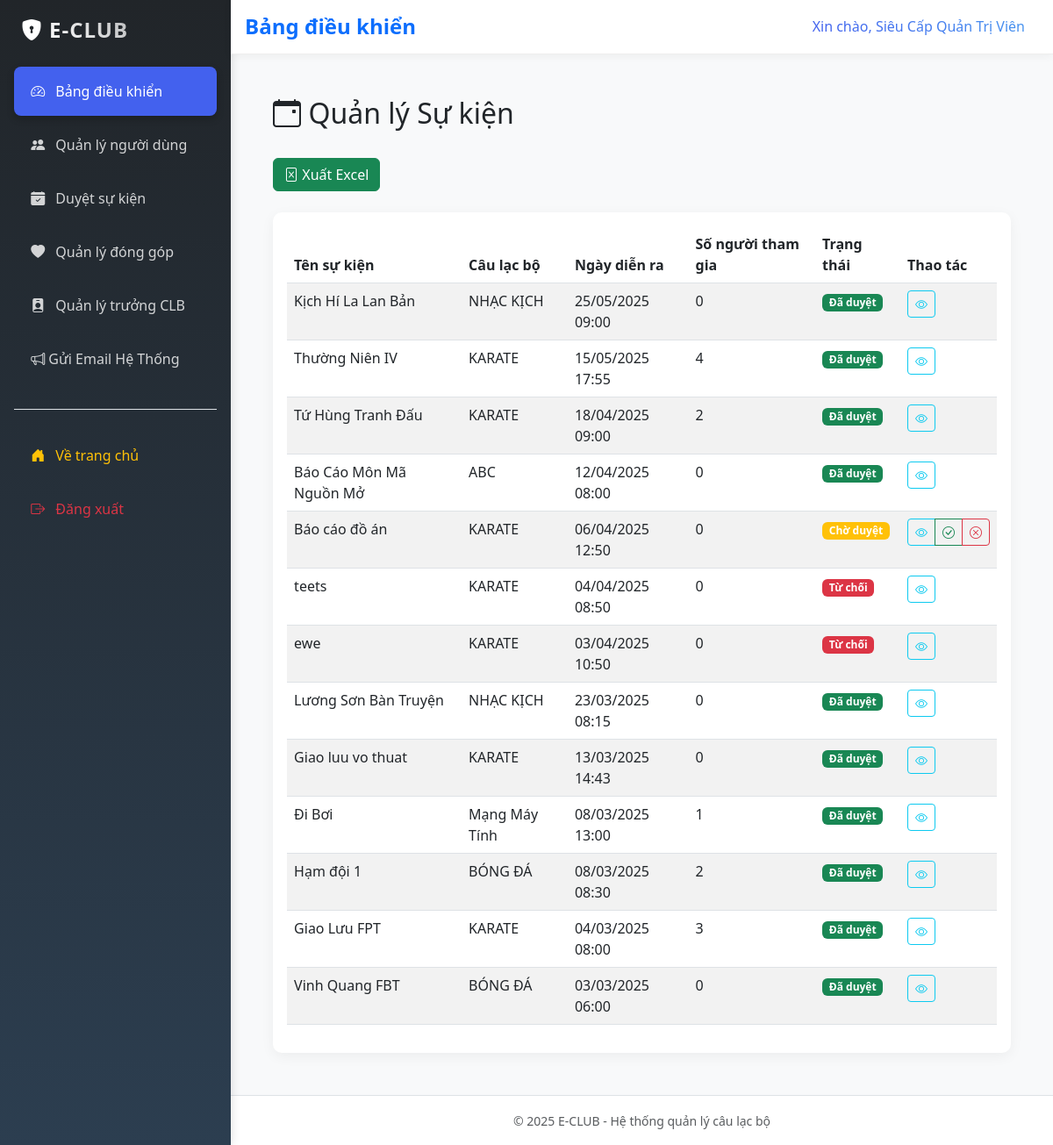
Screenshot of /index.php?page=list_events (signed in) with the database file from the repository.
### tables this page shows
CREATE TABLE `events` (
  `id` int(11) NOT NULL,
  `club_id` int(11) DEFAULT NULL,
  `title` varchar(200) NOT NULL,
  `description` text DEFAULT NULL,
  `event_date` datetime NOT NULL,
  `status` enum('pending','approved','rejected') DEFAULT 'pending',
  `created_by` int(11) DEFAULT NULL,
  `created_at` timestamp NOT NULL DEFAULT current_timestamp(),
  `notification_before_event` tinyint(1) DEFAULT 0,
  `notification_on_event_day` tinyint(1) DEFAULT 0
);

CREATE TABLE `clubs` (
  `id` int(11) NOT NULL,
  `name` varchar(100) NOT NULL,
  `description` text DEFAULT NULL,
  `created_at` timestamp NOT NULL DEFAULT current_timestamp(),
  `status` enum('active','inactive') NOT NULL DEFAULT 'active',
  `image_url` varchar(255) DEFAULT NULL,
  `bank_info` longtext DEFAULT NULL
);

### pages/admin/list_events.php (the view, shortened to what this page needs)
<?php
$sql = "SELECT e.*, c.name as club_name, COUNT(a.id) as attendance_count
       FROM events e
       INNER JOIN clubs c ON e.club_id = c.id
       LEFT JOIN attendance a ON e.id = a.event_id AND a.status = 'present'";
$sql .= " GROUP BY e.id ORDER BY e.event_date DESC";
$stmt = $conn->prepare($sql);
$stmt->execute();
$events = $stmt->get_result()->fetch_all(MYSQLI_ASSOC);
?>
<div class="container-fluid p-4">
    <div class="d-flex justify-content-between align-items-center mb-4">
        <h2><i class="bi bi-calendar-event"></i> Quản lý Sự kiện</h2>
    </div>
    <div class="d-flex justify-content-between align-items-center mb-4">
        <div>
            <a href="?page=admin&action=list_events&export=excel<?php
                $export_params = $_GET;
                $export_params['export'] = 'excel';
                echo '&' . http_build_query($export_params);
            ?>" class="btn btn-success me-2">
                <i class="bi bi-file-excel"></i> Xuất Excel
            </a>
        </div>
    </div>
    <div class="card">
        <div class="card-body">
            <div class="table-responsive">
                <table class="table table-striped table-hover">
                    <thead>
                        <tr>
                            <th>Tên sự kiện</th>
                            <th>Câu lạc bộ</th>
                            <th>Ngày diễn ra</th>
                            <th>Số người tham gia</th>
                            <th>Trạng thái</th>
                            <th>Thao tác</th>
                        </tr>
                    </thead>
                    <tbody>
                        <?php if (empty($events)): ?>
                        <tr>
                            <td colspan="6" class="text-center">Không có sự kiện nào</td>
                        </tr>
                        <?php else: ?>
                        <?php foreach ($events as $event): ?>
                        <tr>
                            <td><?php echo htmlspecialchars($event['title']); ?></td>
                            <td><?php echo htmlspecialchars($event['club_name']); ?></td>
                            <td><?php echo date('d/m/Y H:i', strtotime($event['event_date'])); ?></td>
                            <td><?php echo $event['attendance_count']; ?></td>
                            <td>
                                <span class="badge bg-<?php
                                    echo $event['status'] === 'approved' ? 'success' :
                                        ($event['status'] === 'pending' ? 'warning' : 'danger');
                                ?>">
                                    <?php
                                    echo $event['status'] === 'approved' ? 'Đã duyệt' :
                                        ($event['status'] === 'pending' ? 'Chờ duyệt' : 'Từ chối');
                                    ?>
                                </span>
                            </td>
                            <td>
                                <div class="btn-group">
                                    <button type="button"
                                            class="btn btn-sm btn-outline-info"
                                            data-bs-toggle="modal"
                                            data-bs-target="#eventDetailModal"
                                            data-event-id="<?php echo $event['id']; ?>"
                                            data-event-title="<?php echo htmlspecialchars($event['title']); ?>"
                                            data-event-description="<?php echo htmlspecialchars($event['description']); ?>"
                                            data-event-date="<?php echo date('d/m/Y H:i', strtotime($event['event_date'])); ?>"
                                            data-event-club="<?php echo htmlspecialchars($event['club_name']); ?>"
                                            data-event-status="<?php echo $event['status']; ?>"
                                            data-event-attendance="<?php echo $event['attendance_count']; ?>">
                                        <i class="bi bi-eye"></i>
                                    </button>
                                    <?php if ($event['status'] === 'pending'): ?>
                                    <a href="index.php?page=admin&action=approve_event&id=<?php echo $event['id']; ?>&status=approved"
                                       class="btn btn-sm btn-outline-success">
                                        <i class="bi bi-check-circle"></i>
                                    </a>
                                    <a href="index.php?page=admin&action=approve_event&id=<?php echo $event['id']; ?>&status=rejected"
                                       class="btn btn-sm btn-outline-danger">
                                        <i class="bi bi-x-circle"></i>
                                    </a>
                                    <?php endif; ?>
                                </div>
                            </td>
                        </tr>
                        <?php endforeach; ?>
                        <?php endif; ?>
                    </tbody>
                </table>
            </div>
        </div>
    </div>
</div>

### templates/admin_layout.php (style rules this page uses)
:root { --primary-color: #4361ee; --secondary-color: #3f37c9; --accent-color: #4895ef; --success-color: #4cc9f0; --light-bg: #f8f9fa; --dark-bg: #212529; }
body { font-family: 'Segoe UI', system-ui, -apple-system, sans-serif; background-color: var(--light-bg); }
.card { border: none; border-radius: 10px; box-shadow: 0 4px 15px rgba(0,0,0,0.05); transition: transform 0.3s; }

### rows the page displays
events: title "Kịch Hí La Lan Bản", club.name "NHẠC KỊCH", event_date "25/05/2025 09:00", attendance_count "0", status "Đã duyệt"
events: title "Thường Niên IV", club.name "KARATE", event_date "15/05/2025 17:55", attendance_count "4", status "Đã duyệt"
events: title "Tứ Hùng Tranh Đấu", club.name "KARATE", event_date "18/04/2025 09:00", attendance_count "2", status "Đã duyệt"
events: title "Báo Cáo Môn Mã Nguồn Mở", club.name "ABC", event_date "12/04/2025 08:00", attendance_count "0", status "Đã duyệt"
events: title "Báo cáo đồ án", club.name "KARATE", event_date "06/04/2025 12:50", attendance_count "0", status "Chờ duyệt"
events: title "teets", club.name "KARATE", event_date "04/04/2025 08:50", attendance_count "0", status "Từ chối"
events: title "ewe", club.name "KARATE", event_date "03/04/2025 10:50", attendance_count "0", status "Từ chối"
events: title "Lương Sơn Bàn Truyện", club.name "NHẠC KỊCH", event_date "23/03/2025 08:15", attendance_count "0", status "Đã duyệt"
events: title "Giao luu vo thuat", club.name "KARATE", event_date "13/03/2025 14:43", attendance_count "0", status "Đã duyệt"
events: title "Đi Bơi", club.name "Mạng Máy Tính", event_date "08/03/2025 13:00", attendance_count "1", status "Đã duyệt"
events: title "Hạm đội 1", club.name "BÓNG ĐÁ", event_date "08/03/2025 08:30", attendance_count "2", status "Đã duyệt"
events: title "Giao Lưu FPT", club.name "KARATE", event_date "04/03/2025 08:00", attendance_count "3", status "Đã duyệt"
events: title "Vinh Quang FBT", club.name "BÓNG ĐÁ", event_date "03/03/2025 06:00", attendance_count "0", status "Đã duyệt"

### other values shown
APP_NAME "E-CLUB"
$_SESSION['name'] "Siêu Cấp Quản Trị Viên"
